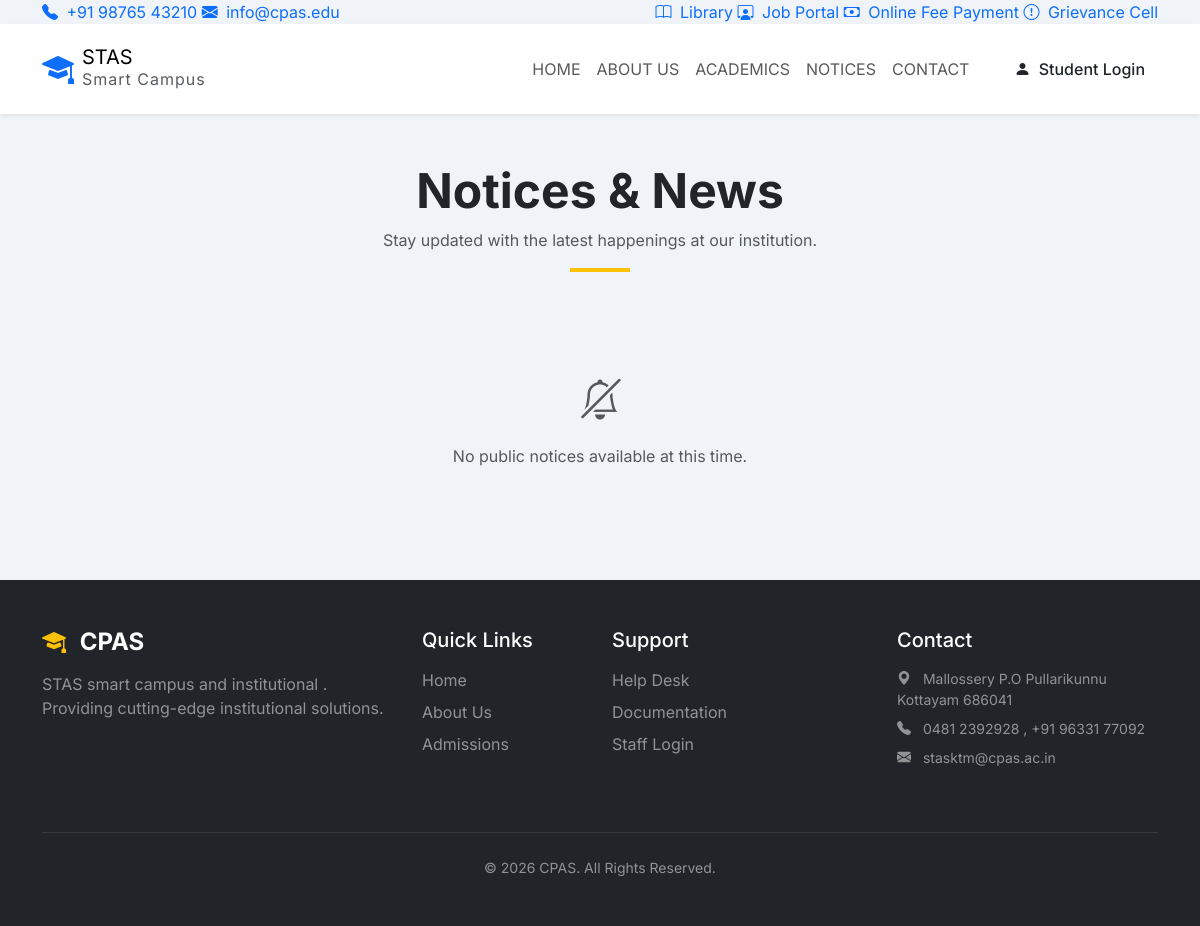
The page /notices/ on the database as committed earlier.
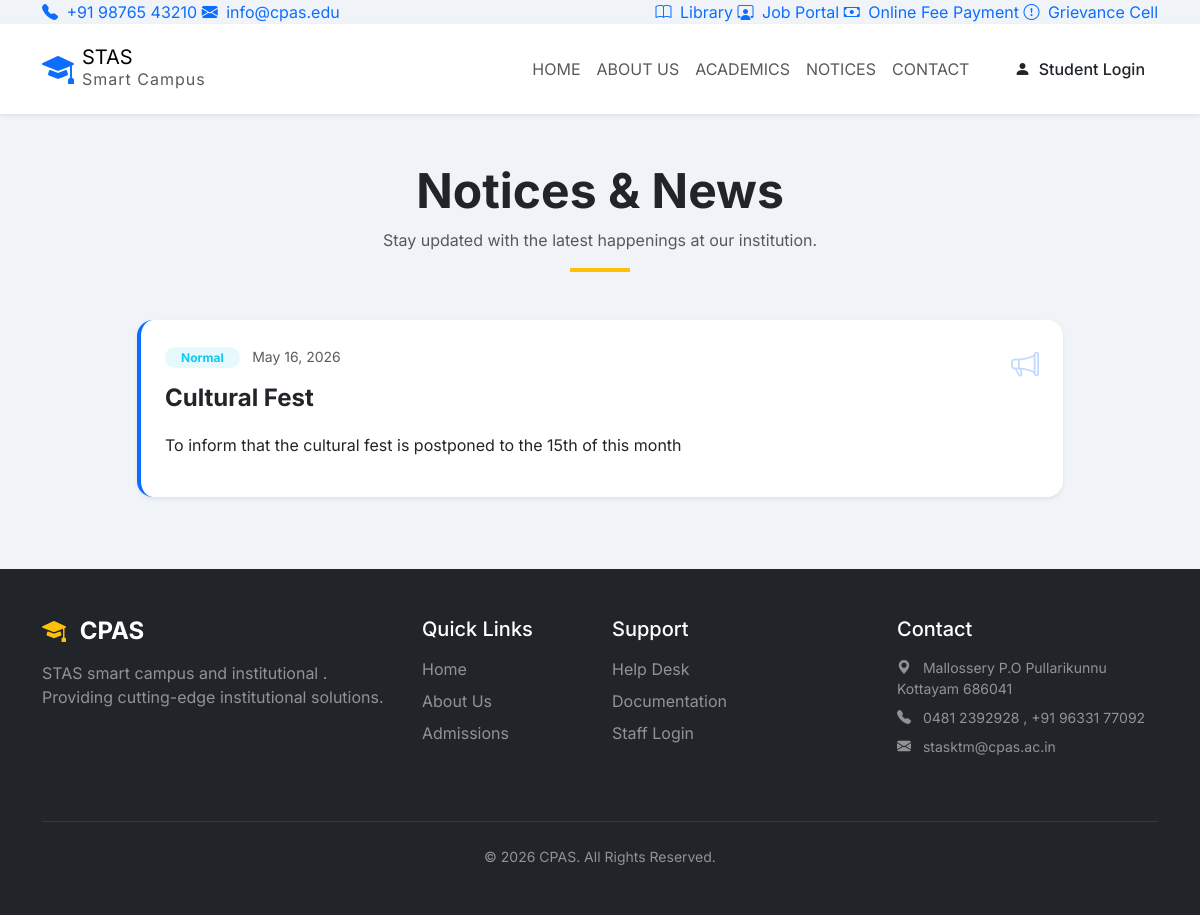
The same page on the database as committed later.
### notifications/models.py (models this page shows, shortened)
class Notification(models.Model):
    class Priority(models.TextChoices):
        LOW = 'LOW', 'Low'
        NORMAL = 'NORMAL', 'Normal'
        HIGH = 'HIGH', 'High'
        URGENT = 'URGENT', 'Urgent'
    institution = models.ForeignKey(
        Institution, on_delete=models.SET_NULL,
        null=True, blank=True, related_name='notifications',
    )
    recipient = models.ForeignKey(
        User, on_delete=models.CASCADE,
        related_name='notifications',
        null=True, blank=True,
    )
    role_target = models.CharField(
        max_length=20, blank=True, null=True,
        help_text="Broadcast to all users with this role, e.g. STUDENT, FACULTY",
    )
    title = models.CharField(max_length=255)
    message = models.TextField()
    priority = models.CharField(
        max_length=10, choices=Priority.choices, default=Priority.NORMAL,
    )
    is_read = models.BooleanField(default=False)
    is_public = models.BooleanField(
        default=True,
        help_text="Public notices appear on all relevant dashboards.",
    )
    created_by = models.ForeignKey(
        User, on_delete=models.SET_NULL, null=True, blank=True,
        related_name='sent_notifications',
    )
    created_at = models.DateTimeField(auto_now_add=True)
    class Meta:
        ordering = ['-created_at']

### website/views.py (the view)
# urls.py: path('notices/', views.notices, name='notices'),
def notices(request):
    public_notices = Notification.objects.filter(is_public=True, recipient__isnull=True).order_by('-created_at')
    return render(request, 'website/notices.html', {'notices': public_notices})

### accounts/context_processors.py (called while the page is built, shortened)
def user_institution(request):
    if not request.user.is_authenticated:
        return {}

### website/templates/website/notices.html (shortened to what this page needs)
{% extends 'base_public.html' %}
{% block public_content %}
<div class="container py-5">
    <div class="text-center mb-5">
        <h1 class="display-5 fw-bold text-dark">Notices & News</h1>
        <p class="text-muted">Stay updated with the latest happenings at our institution.</p>
        <div class="mx-auto mt-2" style="height: 4px; width: 60px; background-color: #ffc107;"></div>
    </div>
    <div class="row justify-content-center">
        <div class="col-lg-10">
            {% for notice in notices %}
            <div class="card border-0 shadow-sm rounded-4 mb-4 overflow-hidden border-start border-primary border-4">
                <div class="card-body p-4">
                    <div class="d-flex justify-content-between align-items-start mb-3">
                        <div>
                            <span class="badge {% if notice.priority == 'URGENT' or notice.priority == 'HIGH' %}bg-danger{% else %}bg-info{% endif %} bg-opacity-10 {% if notice.priority == 'URGENT' or notice.priority == 'HIGH' %}text-danger{% else %}text-info{% endif %} mb-2 px-3 rounded-pill">
                                {{ notice.get_priority_display }}
                            </span>
                            <span class="ms-2 small text-muted">{{ notice.created_at|date:"M d, Y" }}</span>
                            <h4 class="fw-bold text-dark mt-2 mb-1">{{ notice.title }}</h4>
                        </div>
                        <i class="bi bi-megaphone fs-3 text-primary opacity-25"></i>
                    </div>
                    <p class="text-secondary mb-0" style="line-height: 1.7;">{{ notice.message|linebreaks }}</p>
                </div>
            </div>
            {% empty %}
            <div class="text-center py-5">
                <i class="bi bi-bell-slash fs-1 text-muted d-block mb-3"></i>
                <p class="text-muted">No public notices available at this time.</p>
            </div>
            {% endfor %}
        </div>
    </div>
</div>
{% endblock %}

Rows that differ between the two databases and show on the page:
now on this page (row edited): Notification: priority "Normal", created_at "May 16, 2026", title "Cultural Fest", message "To inform that the cultural fest is postponed to the 15th of this month"
Other text that changed with them:
text no longer shown: "No public notices available at this time."
